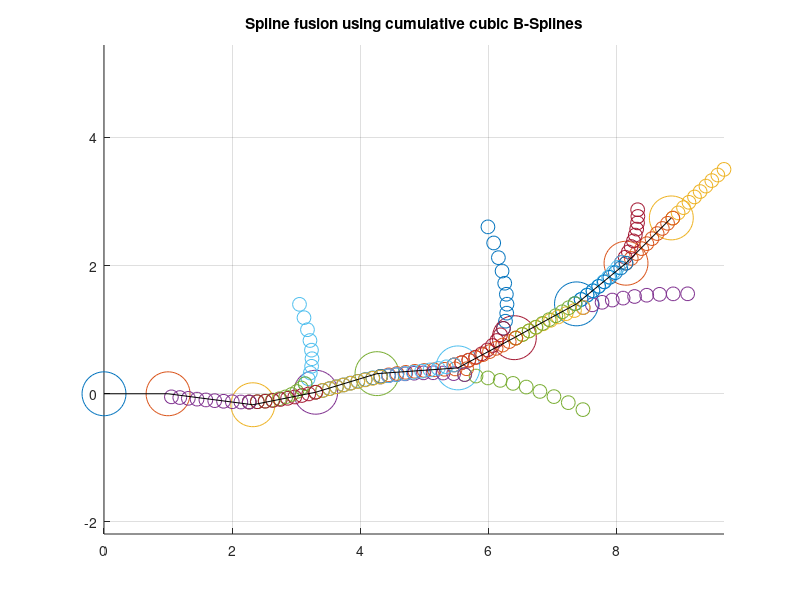

The MATLAB source for this figure:

% Spline fusion: Lovegrove 2013
% Going beyond the spline (future prediction)
% Roberto Aldera - 29 Jan 2019
clc;clear
%% Setting up transforms
theta = -pi/32;
R = [cos(theta) sin(theta) 0; -sin(theta) cos(theta) 0; 0 0 1];
a = [1; 0.0; 0]; % position of origin frame a in reference frame b
T0 = [ R a; 0 0 0 1];

T = {T0; T0; T0; T0; T0; T0; T0; T0; T0; T0}; % pretending the transforms are all the same for now

% Offset the points to make it more interesting
T{3}(1,4) = T{3}(1,4) + 0.3;
T{3}(2,4) = T{3}(2,4) - 0.3;
T{6}(1,4) = T{6}(1,4) + 0.2;
T{6}(2,4) = T{6}(2,4) - 0.4;
T{8}(1,4) = T{8}(1,4) + 0.1;
T{8}(2,4) = T{8}(2,4) - 0.1;

T_world = cell(size(T,1),1);
T_world{1} = eye(4);
for i = 2:size(T,1)
    T_world{i,1} = T_world{i-1} * T{i};
end

Omega = cell(size(T,1),1);
for i = 1:size(T,1)-1 
    Omega{i} = logm(T_world{i}^-1 * T_world{i+1});
end

%% Spline fusion parameters
num_intervals = size(T,1)-3;
num_spline_points = 10;
C = 1/6 * [ 6 0 0 0; 5 3 -3 1; 1 3 3 -2; 0 0 0 1 ];
T_w_s = cell(num_spline_points,num_intervals);

s_i = linspace(0,size(T,1)-1,size(T,1));

for i = 1:num_intervals
    s_t = linspace(i,i+1,num_spline_points);
    for t = 1:num_spline_points
        u = s_t(t) - s_i(i+1);
        u_vector = [1; u; u^2; u^3];
        B = C * u_vector;

        T_w_s{t,i} = T_world{i} * expm(B(2) * Omega{i}) ...
            * expm(B(3) * Omega{i+1}) * expm(B(4) * Omega{i+2});
    end
end
%% Future spline fusion parameters
num_intervals = size(T,1)-3;
num_spline_points = 10;
C = 1/6 * [ 6 0 0 0; 5 3 -3 1; 1 3 3 -2; 0 0 0 1 ];
T_w_s_future = cell(num_spline_points,num_intervals);

s_i = linspace(0,size(T,1)-1,size(T,1));

for i = 1:num_intervals
    s_t = linspace(i,i+1,num_spline_points);
    for t = 1:num_spline_points
        u = s_t(t) - s_i(i+1)+1;
        u_vector = [1; u; u^2; u^3];
        B = C * u_vector;

        T_w_s_future{t,i} = T_world{i} * expm(B(2) * Omega{i}) ...
            * expm(B(3) * Omega{i+1}) * expm(B(4) * Omega{i+2});
    end
end

%% Two frames ahead future spline fusion parameters
num_intervals = size(T,1)-3;
num_spline_points = 10;
C = 1/6 * [ 6 0 0 0; 5 3 -3 1; 1 3 3 -2; 0 0 0 1 ];
T_w_s_future_2 = cell(num_spline_points,num_intervals);

s_i = linspace(0,size(T,1)-1,size(T,1));

for i = 1:num_intervals
    s_t = linspace(i,i+1,num_spline_points);
    for t = 1:num_spline_points
        u = s_t(t) - s_i(i+1)+2;
        u_vector = [1; u; u^2; u^3];
        B = C * u_vector;

        T_w_s_future_2{t,i} = T_world{i} * expm(B(2) * Omega{i}) ...
            * expm(B(3) * Omega{i+1}) * expm(B(4) * Omega{i+2});
    end
end
%% Plotting
figure(1);
clf;
hold on;
grid on;
axis equal;
title("Spline fusion using cumulative cubic B-Splines");

for i = 1:size(T,1)
    scatter(T_world{i}(1,4),T_world{i}(2,4),1000,'r.');
end

for i = 1:size(T_w_s,1)
    for j = 1:num_intervals
        scatter(T_w_s{i,j}(1,4),T_w_s{i,j}(2,4),100,'b.');
        scatter(T_w_s_future{i,j}(1,4),T_w_s_future{i,j}(2,4),100,'g*');
        scatter(T_w_s_future_2{i,j}(1,4),T_w_s_future_2{i,j}(2,4),100,'m^');
    end
end

%% Polyfit comparisons
% degree = 3;
% p = polyfit([T_world{3}(1,4),T_world{4}(1,4),T_world{5}(1,4),T_world{6}(1,4)], ... 
%     [T_world{3}(2,4),T_world{4}(2,4),T_world{5}(2,4),T_world{6}(2,4)],degree);
% interpolations = polyval(p,linspace(T_world{4}(1,4),T_world{5}(1,4),num_spline_points));
% plot(linspace(T_world{4}(1,4),T_world{5}(1,4),num_spline_points),interpolations);
% 
% diffs = [];
% for i = 1:size(T_w_s,1)
%     diffs(i) = T_w_s{i}(2,4) - interpolations(i);
% end

%% Plot connections directly between control points
T_world_coords = zeros(size(T_world,1),2);
for i = 1:size(T_world)
    T_world_coords(i,:) = [T_world{i}(1,4) T_world{i}(2,4)];
end
plot(T_world_coords(:,1),T_world_coords(:,2),'k');